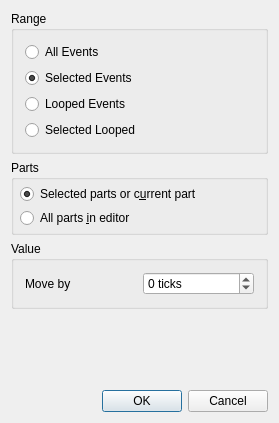
<?xml version="1.0" encoding="UTF-8"?>
<ui version="4.0">
 <class>MoveBase</class>
 <widget class="QDialog" name="MoveBase">
  <property name="geometry">
   <rect>
    <x>0</x>
    <y>0</y>
    <width>279</width>
    <height>423</height>
   </rect>
  </property>
  <property name="windowTitle">
   <string>MusE: Move Events</string>
  </property>
  <layout class="QVBoxLayout" name="verticalLayout_2">
   <property name="spacing">
    <number>6</number>
   </property>
   <property name="leftMargin">
    <number>11</number>
   </property>
   <property name="topMargin">
    <number>11</number>
   </property>
   <property name="rightMargin">
    <number>11</number>
   </property>
   <property name="bottomMargin">
    <number>11</number>
   </property>
   <item>
    <widget class="QGroupBox" name="rangeBox">
     <property name="title">
      <string>Range</string>
     </property>
     <layout class="QVBoxLayout" name="verticalLayout">
      <property name="spacing">
       <number>6</number>
      </property>
      <property name="leftMargin">
       <number>11</number>
      </property>
      <property name="topMargin">
       <number>11</number>
      </property>
      <property name="rightMargin">
       <number>11</number>
      </property>
      <property name="bottomMargin">
       <number>11</number>
      </property>
      <item>
       <widget class="QRadioButton" name="all_events_button">
        <property name="text">
         <string>All Events</string>
        </property>
       </widget>
      </item>
      <item>
       <widget class="QRadioButton" name="selected_events_button">
        <property name="text">
         <string>Selected Events</string>
        </property>
        <property name="checked">
         <bool>true</bool>
        </property>
       </widget>
      </item>
      <item>
       <widget class="QRadioButton" name="looped_events_button">
        <property name="text">
         <string>Looped Events</string>
        </property>
       </widget>
      </item>
      <item>
       <widget class="QRadioButton" name="selected_looped_button">
        <property name="text">
         <string>Selected Looped</string>
        </property>
       </widget>
      </item>
     </layout>
    </widget>
   </item>
   <item>
    <widget class="QGroupBox" name="partsBox">
     <property name="sizePolicy">
      <sizepolicy hsizetype="Preferred" vsizetype="Minimum">
       <horstretch>0</horstretch>
       <verstretch>0</verstretch>
      </sizepolicy>
     </property>
     <property name="title">
      <string>Parts</string>
     </property>
     <layout class="QVBoxLayout" name="verticalLayout_6">
      <property name="spacing">
       <number>4</number>
      </property>
      <property name="leftMargin">
       <number>6</number>
      </property>
      <property name="topMargin">
       <number>4</number>
      </property>
      <property name="rightMargin">
       <number>6</number>
      </property>
      <property name="bottomMargin">
       <number>4</number>
      </property>
      <item>
       <widget class="QRadioButton" name="not_all_parts_button">
        <property name="text">
         <string>Selected parts or c&amp;urrent part</string>
        </property>
        <property name="checked">
         <bool>true</bool>
        </property>
       </widget>
      </item>
      <item>
       <widget class="QRadioButton" name="all_parts_button">
        <property name="text">
         <string>All parts &amp;in editor</string>
        </property>
       </widget>
      </item>
     </layout>
    </widget>
   </item>
   <item>
    <widget class="QGroupBox" name="groupBox_2">
     <property name="title">
      <string>Value</string>
     </property>
     <property name="flat">
      <bool>false</bool>
     </property>
     <property name="checkable">
      <bool>false</bool>
     </property>
     <layout class="QGridLayout" name="gridLayout">
      <property name="leftMargin">
       <number>11</number>
      </property>
      <property name="topMargin">
       <number>11</number>
      </property>
      <property name="rightMargin">
       <number>11</number>
      </property>
      <property name="bottomMargin">
       <number>11</number>
      </property>
      <property name="spacing">
       <number>6</number>
      </property>
      <item row="0" column="0">
       <widget class="QLabel" name="TextLabel3">
        <property name="text">
         <string>Move by</string>
        </property>
        <property name="wordWrap">
         <bool>false</bool>
        </property>
       </widget>
      </item>
      <item row="0" column="1">
       <widget class="QSpinBox" name="amount_spinbox">
        <property name="accelerated">
         <bool>true</bool>
        </property>
        <property name="suffix">
         <string> ticks</string>
        </property>
        <property name="minimum">
         <number>-9999999</number>
        </property>
        <property name="maximum">
         <number>9999999</number>
        </property>
        <property name="singleStep">
         <number>386</number>
        </property>
        <property name="value">
         <number>0</number>
        </property>
       </widget>
      </item>
     </layout>
    </widget>
   </item>
   <item>
    <spacer name="verticalSpacer">
     <property name="orientation">
      <enum>Qt::Vertical</enum>
     </property>
     <property name="sizeHint" stdset="0">
      <size>
       <width>20</width>
       <height>40</height>
      </size>
     </property>
    </spacer>
   </item>
   <item>
    <layout class="QHBoxLayout" name="horizontalLayout">
     <property name="spacing">
      <number>6</number>
     </property>
     <item>
      <spacer name="Spacer1">
       <property name="orientation">
        <enum>Qt::Horizontal</enum>
       </property>
       <property name="sizeType">
        <enum>QSizePolicy::Expanding</enum>
       </property>
       <property name="sizeHint" stdset="0">
        <size>
         <width>20</width>
         <height>20</height>
        </size>
       </property>
      </spacer>
     </item>
     <item>
      <widget class="QPushButton" name="okButton">
       <property name="text">
        <string>OK</string>
       </property>
       <property name="autoDefault">
        <bool>false</bool>
       </property>
       <property name="default">
        <bool>true</bool>
       </property>
      </widget>
     </item>
     <item>
      <widget class="QPushButton" name="cancelButton">
       <property name="text">
        <string>Cancel</string>
       </property>
      </widget>
     </item>
    </layout>
   </item>
  </layout>
 </widget>
 <layoutdefault spacing="6" margin="11"/>
 <resources/>
 <connections>
  <connection>
   <sender>okButton</sender>
   <signal>clicked()</signal>
   <receiver>MoveBase</receiver>
   <slot>accept()</slot>
   <hints>
    <hint type="sourcelabel">
     <x>20</x>
     <y>20</y>
    </hint>
    <hint type="destinationlabel">
     <x>20</x>
     <y>20</y>
    </hint>
   </hints>
  </connection>
  <connection>
   <sender>cancelButton</sender>
   <signal>clicked()</signal>
   <receiver>MoveBase</receiver>
   <slot>reject()</slot>
   <hints>
    <hint type="sourcelabel">
     <x>20</x>
     <y>20</y>
    </hint>
    <hint type="destinationlabel">
     <x>20</x>
     <y>20</y>
    </hint>
   </hints>
  </connection>
 </connections>
</ui>
